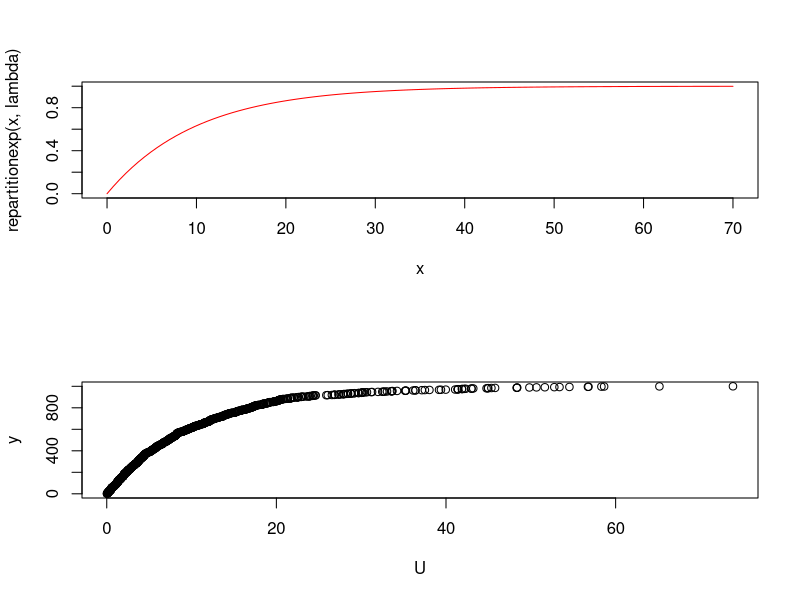

This figure's R source:
#Simulation loi exponentielle

repartitionexp = function(x, lambda) {
  repart = c()
  for (i in 1:length(x)){
    repart[i] = integrate(function(x) dexp(x, lambda), 0, x[i])$value
    # $value permet d'avoir la valeur sans l'approximation
  }
  return(repart)
}

nbite = 1000
lambda = 1 / 10
U = runif(nbite, 0, 1)

for (i in 1:length(U)){
  U[i] = (-1 / lambda) * log(1 - U[i])
}
U = sort(U)

y = c()
for (i in 1:nbite){
  y[i] = i
}

par(mfrow = c(2, 1))
curve(repartitionexp(x, lambda), 0, 70, col = "red")
plot(U, y)
par(mfrow = c(1, 1))